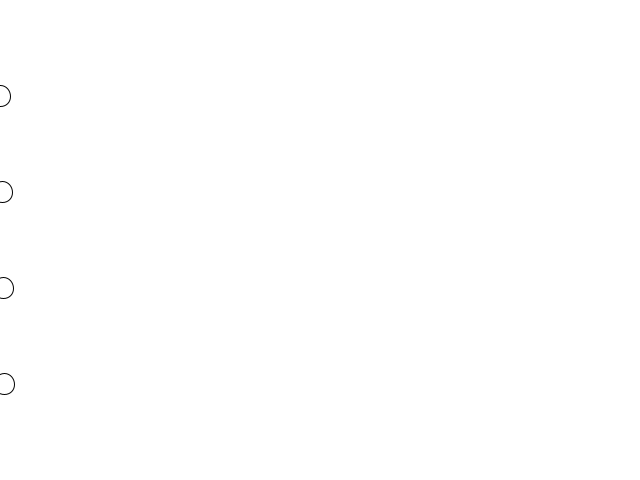
Frame 1 (no input)
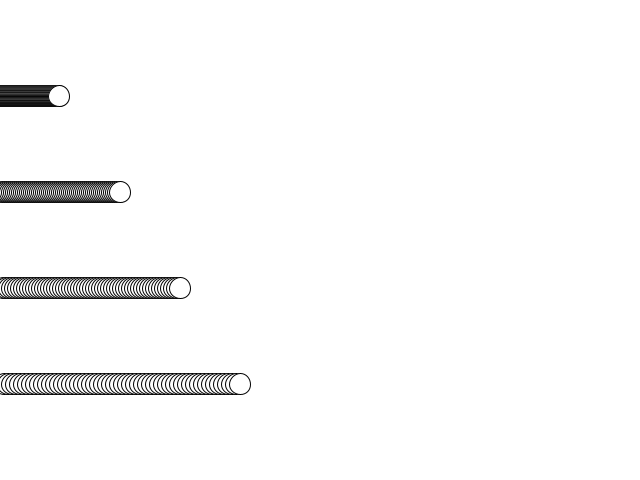
Frame 60 (the mouse pressed at the canvas centre just before this capture)
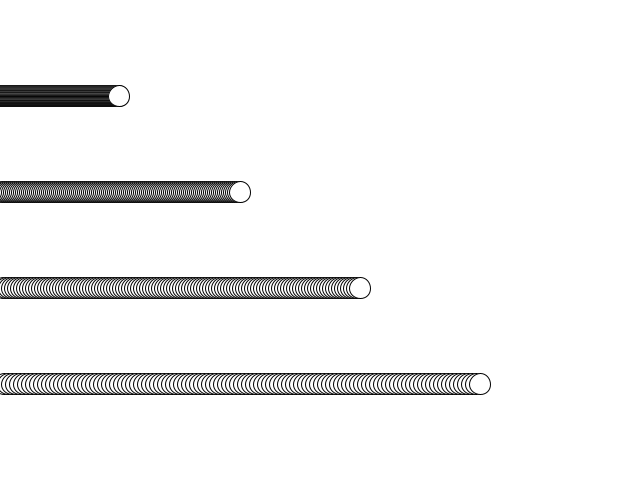
Frame 120 (the mouse held since frame 60 and released just before this capture)

The Processing sketch that drew these frames (run headless with seeded random() and noise(); from frame 60 on, the mouse is pressed at the canvas centre):

// Processing sketch: FourBallChallengeOOP
// ── FourBallChallengeOOP.pde
import processing.core.PApplet;

public class FourBallChallengeOOP extends PApplet{
    public static final int WIDTH = 640;
    public static final int HEIGHT = 480;
    public static final int DIAMETER =  21;
    int x1=0,x2=0,x3=0,x4=0;

    public static void main(String[] args) {
        PApplet.main("FourBallChallengeOOP", args);
    }

    @Override
    public void settings() {
        super.settings();
        size(WIDTH, HEIGHT);
    }

    @Override
    public void setup() {
        paintWhite();
    }

    @Override
    public void draw() {
        ellipse(x1++,HEIGHT/5, DIAMETER, DIAMETER);
        ellipse(x2+=2,HEIGHT*2/5, DIAMETER, DIAMETER);
        ellipse(x3+=3,HEIGHT*3/5, DIAMETER, DIAMETER);
        ellipse(x4+=4,HEIGHT*4/5, DIAMETER, DIAMETER);
    }

    private void paintWhite() {
        background(255);
    }
}
